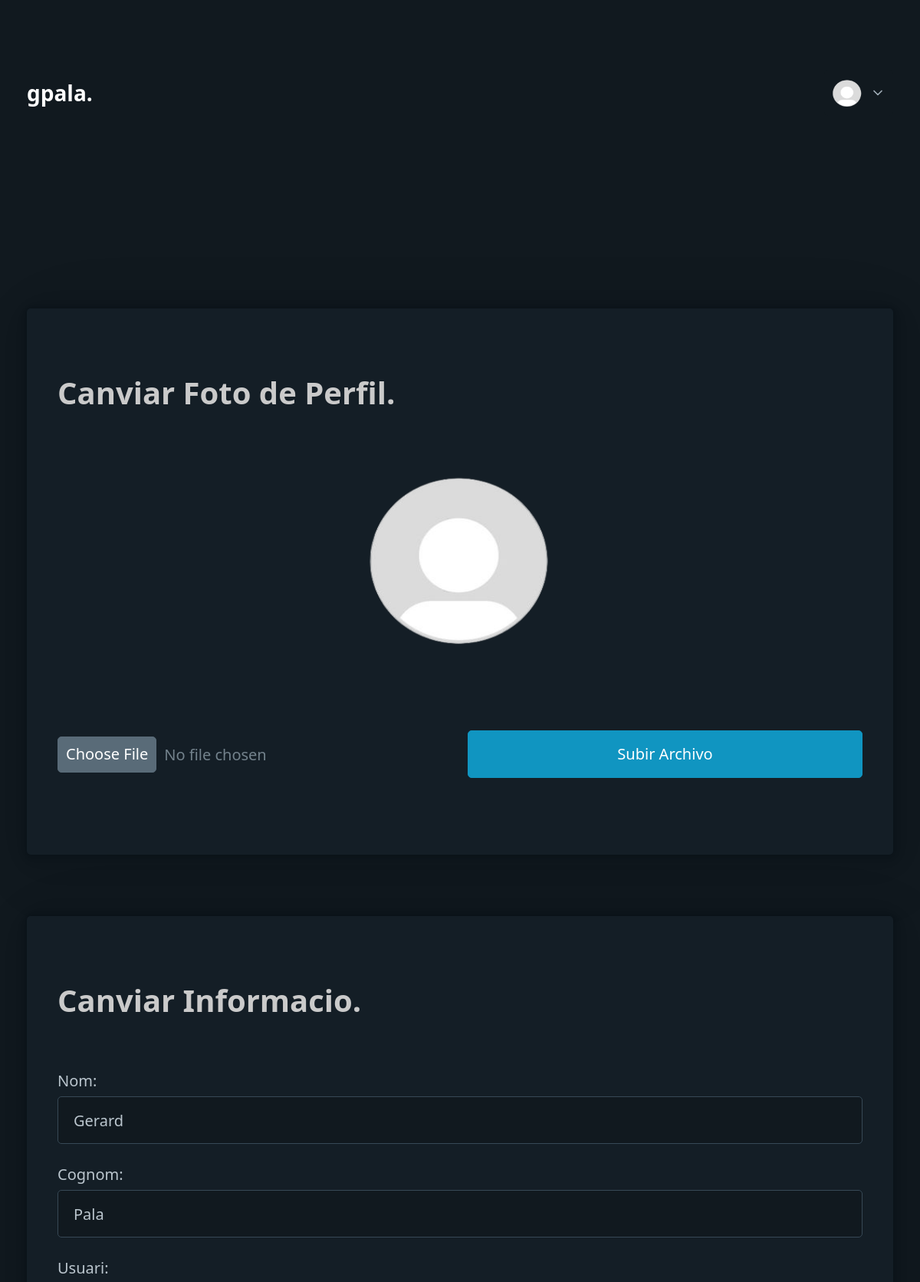
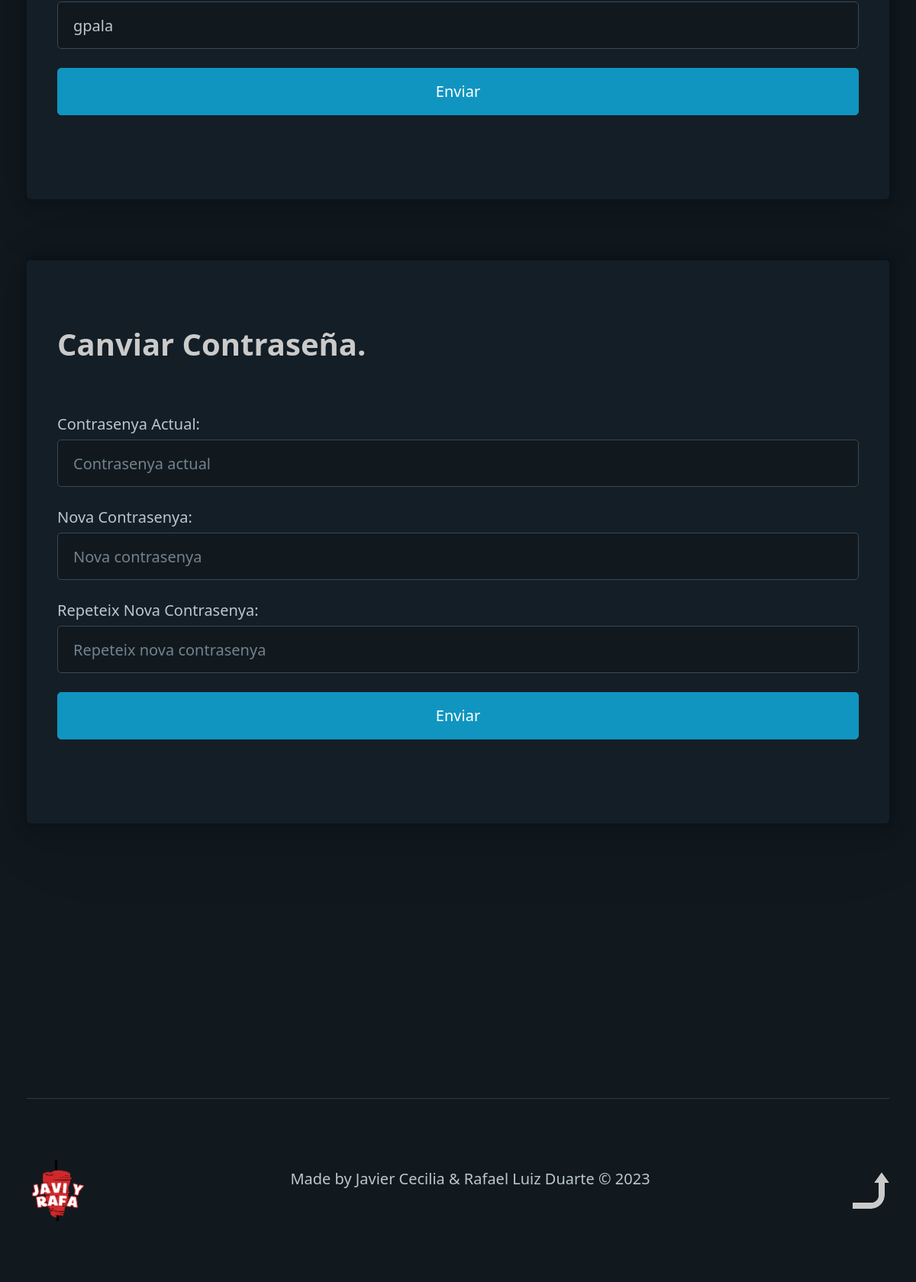
The app's page /pages/perfil/perfil_edit.php (signed in) with its own data (2 pictures, top to bottom).
### tables this page shows
CREATE TABLE usuarios (
    id_usuario INT PRIMARY KEY AUTO_INCREMENT,

    nom VARCHAR(50),
    
    cognom  VARCHAR(100),

    email VARCHAR(255),

    perfil_img LONGTEXT,

    usuario VARCHAR(255),

    password VARCHAR(255),

    permis INTEGER,
    FOREIGN KEY (permis) REFERENCES permis(id_permis)

);

### pages/perfil/perfil_edit.php (the view, shortened to what this page needs)
<!DOCTYPE html>
<html lang="en" data-theme="dark">
<head>
    <link rel="stylesheet" href="../../css/pico.min.css">
    <link rel="stylesheet" href="../../css/style.css">
</head>
<body class="container">
    <?php
        require "../../database.php";
        $sql = "SELECT * FROM usuarios WHERE usuario = '".$_SESSION["usuario"]."'";
        $usuarios_foto = mysqli_query($con,$sql) or exit(mysqli_error($con));
        $usuario_foto = mysqli_fetch_array($usuarios_foto);
        if ($usuario_foto["perfil_img"] == "") {
            $foto_perfil = "default.png";
        } else {
            $foto_perfil = $usuario_foto["perfil_img"];
        }
    ?>
    <header>
        <nav>
            <ul>
                <li><strong class="title"><?php echo $_SESSION["usuario"] ?>.</strong></li>
            </ul>
            <details role="list" dir="rtl">
                <summary><img class="profile" src="../../img/user_img/<?php echo $foto_perfil ?>"></summary>
            </details>
        </nav>
    </header>
    <main>
        <article id="1">
            <h1>Canviar Foto de Perfil.</h1>
            <div class="canvi_fotoPerfil">
                <img src="../../img/user_img/<?php echo $foto_perfil ?>" alt="">
            </div>
            <div class="formFoto">
                <form action="perfil_edit_save_foto.php" method="post" enctype="multipart/form-data" class="grid">
                    <input type="file" id="foto_perfil" name="foto_perfil">
                    <button type="submit">Subir Archivo</button>
                </form>
            </div>
        </article>
        <article id="2">
            <h1>Canviar Informacio.</h1>
            <form action="perfil_edit_informacion.php" method="POST">
                <label for="nom">Nom:
                    <input name="nom" type="text" placeholder="Nom:" value="<?php echo $usuario_foto["nom"]?>"required>
                </label>
                <label for="cognom">Cognom:
                    <input name="cognom" type="text" placeholder="Cognom:" value="<?php echo $usuario_foto["cognom"]?>"required>
                </label>
                <label for="usuari">Usuari:
                    <input name="usuario" type="text"  placeholder="Usuari:" value="<?php echo $usuario_foto["usuario"]?>"required>
                </label>
                <button type="submit">Enviar</button>
            </form>
        </article>
        <article id="3">
            <h1>Canviar Contraseña.</h1>
            <form action="editar_perfil_save_password.php" method="POST">
                <label for="contrasenya">Contrasenya Actual:
                    <input name="contraseña" type="text" placeholder="Contrasenya actual" required>
                </label>
                <label for="contreseña_new">Nova Contrasenya:
                    <input name="contreseña_new" type="text" placeholder="Nova contrasenya" required>
                </label>
                <label for="re_contraseña">Repeteix Nova Contrasenya:
                    <input name="re_contraseña" type="re_contraseña" placeholder="Repeteix nova contrasenya" required>
                </label>
                <button type="submit">Enviar</button>
        </article>
    </main>
    <footer id="footer">
        <div>
            <img src="../../img/logo.png" class="logo">
        </div>
        <div>
            <p>
                Made by Javier Cecilia & Rafael Luiz Duarte © <?php echo date("Y"); ?>
            </p>
        </div>
        <div>
            <a href="#"><img src="../../img/arrow-up_icon-rev.png" class="flecha"></a>
        </div>
    </footer>
</body>
</html>

### css/style.css (style rules this page uses)
html { scroll-behavior: smooth; }
h1 { color: rgb(202, 202, 202); }
details[role=list] summary:not([role]) { height: calc(1rem * var(--line-height) + var(--form-element-spacing-vertical) * 2 + var(--border-width) * 2); padding: var(--form-element-spacing-vertical) var(--form-element-spacing-horizontal); border-radius: var(--border-radius); background-color: var(--form-element-background-color); color: var(--form-element-placeholder-color); line-height: inherit; border: none !important; cursor: pointer; transition: none !important; }
details[role=list] summary::after, li[role=list]>a::after { height: 40px; }
nav details { margin: auto 0; }
.title { font-size: 28px; font-weight: bold; color: white; }
.profile { width: 40px; height: 40px; border-radius: 50%; }
.canvi_fotoPerfil { display: flex; justify-content: center; align-items: center; }
.canvi_fotoPerfil img { width: 250px; height: 250px; border-radius: 50%; margin-bottom: 100px; }
#footer { display: flex; justify-content: space-between; align-items: center; gap: 40px; margin-top: 200px; border-top: 1px solid #303941; }
#footer p { text-align: center; }
#footer .logo { width: 80px; }

### records on screen
usuarios: nom "Gerard", cognom "Pala", usuario "gpala"

### other values on screen
$_SESSION["usuario"] "gpala"
